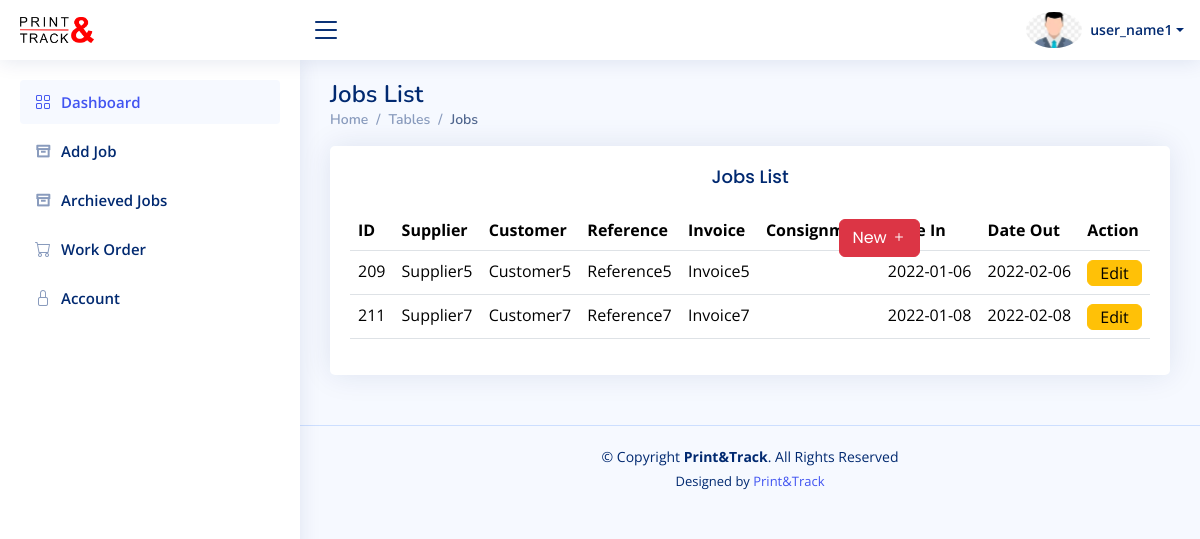
Page /user/dashboard.php (signed in) on the earlier database version.
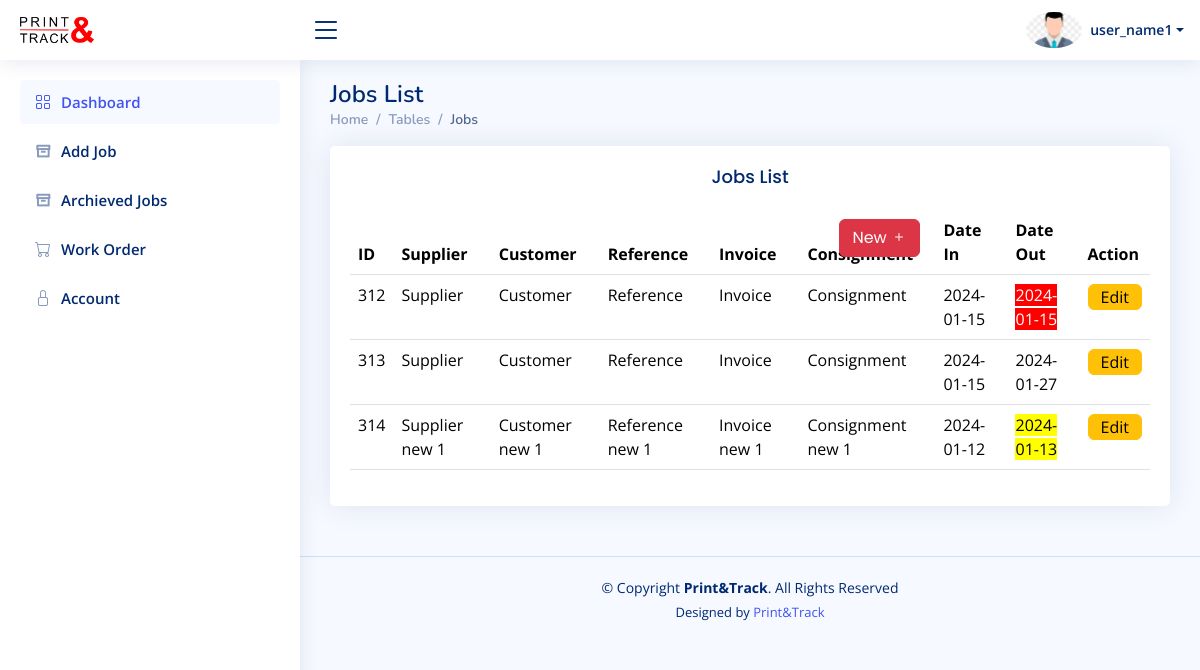
Same page on the later database version.
### tables this page shows
CREATE TABLE `jobs` (
  `job_id` int(11) NOT NULL,
  `user_id` int(11) NOT NULL,
  `supplier` varchar(255) DEFAULT NULL,
  `customer` varchar(255) DEFAULT NULL,
  `reference` varchar(255) DEFAULT NULL,
  `invoice` varchar(255) DEFAULT NULL,
  `date_in` date DEFAULT NULL,
  `date_out` date DEFAULT NULL,
  `archived` tinyint(1) DEFAULT 0,
  `notes` varchar(600) NOT NULL,
  `consignment` varchar(600) NOT NULL
);

### user/dashboard.php (the view, shortened to what this page needs)
<!DOCTYPE html>
<html lang="en">
<head>
  <link href="../assets/vendor/bootstrap/css/bootstrap.min.css" rel="stylesheet">
  <link href="../assets/vendor/bootstrap-icons/bootstrap-icons.css" rel="stylesheet">
  <link href="../assets/vendor/boxicons/css/boxicons.min.css" rel="stylesheet">
  <link href="../assets/vendor/quill/quill.snow.css" rel="stylesheet">
  <link href="../assets/vendor/quill/quill.bubble.css" rel="stylesheet">
  <link href="../assets/vendor/remixicon/remixicon.css" rel="stylesheet">
  <link href="../assets/vendor/simple-datatables/style.css" rel="stylesheet">
  <link href="../assets/css/style.css" rel="stylesheet">
</head>
<body>
  <?php include('header.php') ?>
  <?php include('sidebar.php') ?>
  <main id="main" class="main">
    <div class="pagetitle">
      <h1>Jobs List</h1>
      <nav>
        <ol class="breadcrumb">
          <li class="breadcrumb-item"><a href="dashboard.php">Home</a></li>
          <li class="breadcrumb-item">Tables</li>
          <li class="breadcrumb-item active">Jobs</li>
        </ol>
      </nav>
    </div>
    <section class="section">
      <div class="row">
        <div class="col-lg-12">
          <div class="card">
            <div class="card-body">
              <h5 class="card-title text-center">Jobs List <a class="btn btn-danger button-left" href="jobnew.php"> New <i class="bi bi-plus"></i>  <span></span></a></h5>
              <table class="table datatable table-responsive" id="jobData">
                <thead>
                  <tr>
                    <th>ID</th>
                    <th>Supplier</th>
                    <th>Customer</th>
                    <th>Reference</th>
                    <th>Invoice</th>
                    <th>Consignment</th>
                    <th>Date In</th>
                    <th>Date Out</th>
                    <th>Action</th>
                  </tr>
                </thead>
                <tbody>
                <?php
                  include '../includes/db.php';
                  $user_id = $_SESSION['user_id'];
                  $sql = "SELECT * FROM jobs where archived = 1 and user_id = $user_id";
                  $result = $conn->query($sql);
                  if ($result->num_rows > 0) {
                      $rows = $result->fetch_all(MYSQLI_ASSOC);
                      foreach ($rows as $row):
                        $currentDate = new DateTime();
                        $dateOut = DateTime::createFromFormat('Y-m-d', $row['date_out']);
                        $rangeStart = clone $currentDate;
                        $rangeStart->modify('-3 day');
                        $rangeEnd = clone $currentDate;
                        $rangeEnd->modify('-1 day');
                        $currentDate = $currentDate->format('Y-m-d');
                        $dateOut = $dateOut->format('Y-m-d');
                        $rangeStart = $rangeStart->format('Y-m-d');
                        $rangeEnd = $rangeEnd->format('Y-m-d');
                        if ($dateOut > $rangeStart && $dateOut <= $rangeEnd) {
                            $dateStyle = 'yellow-background';
                        } elseif ($dateOut == $currentDate) {
                            $dateStyle = 'red-background';
                        } else {
                            $dateStyle = '';
                        }
                      ?>
                      <tr>
                          <td><?php echo $row['job_id']; ?></td>
                          <td><?php echo $row['supplier']; ?></td>
                          <td><?php echo $row['customer']; ?></td>
                          <td><?php echo $row['reference']; ?></td>
                          <td><?php echo $row['invoice']; ?></td>
                          <td><?php echo $row['consignment']; ?></td>
                          <td><?php echo $row['date_in']; ?></td>
                          <td><span class="<?php echo $dateStyle;?>"><?php echo $row['date_out']; ?></span></td>
                          <td>
                            <a href="jobedit.php?id=<?php echo $row['job_id']; ?>" class="btn btn-warning py-0">Edit</a>
                          </td>
                      </tr>
                      <?php endforeach;
                  } else {
                      echo "No records found";
                  }
                ?>
                </tbody>
              </table>
            </div>
          </div>
        </div>
      </div>
    </section>
  </main>
  <?php include('footer.php') ?>

Differences in the rows shown:
no longer on this page (row edited): jobs: job_id "209", supplier "Supplier5", customer "Customer5", reference "Reference5", invoice "Invoice5", date_in "2022-01-06", date_out "2022-02-06"
no longer on this page (row edited): jobs: job_id "211", supplier "Supplier7", customer "Customer7", reference "Reference7", invoice "Invoice7", date_in "2022-01-08", date_out "2022-02-08"
added jobs: job_id "312", supplier "Supplier", customer "Customer", reference "Reference", invoice "Invoice", consignment "Consignment", date_in "2024-01-15", date_out "2024-01-15"
added jobs: job_id "313", supplier "Supplier", customer "Customer", reference "Reference", invoice "Invoice", consignment "Consignment", date_in "2024-01-15", date_out "2024-01-27"
added jobs: job_id "314", supplier "Supplier new 1", customer "Customer new 1", reference "Reference new 1", invoice "Invoice new 1", consignment "Consignment new 1", date_in "2024-01-12", date_out "2024-01-13"
